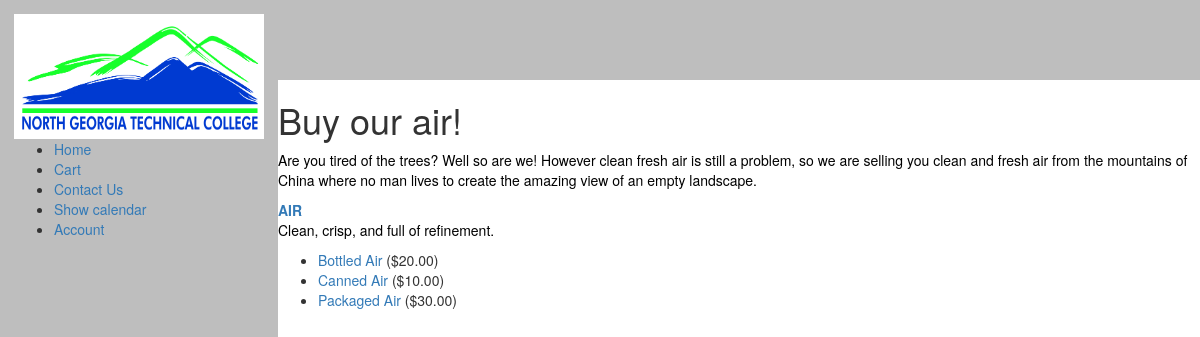
The app's page /home.php?cat_id=1 with its own data.
### tables this page shows
CREATE TABLE `store_categories` (
  `id` int(11) NOT NULL,
  `cat_title` varchar(50) DEFAULT NULL,
  `cat_desc` text DEFAULT NULL
);

CREATE TABLE `store_items` (
  `id` int(11) NOT NULL,
  `cat_id` int(11) NOT NULL,
  `item_title` varchar(75) DEFAULT NULL,
  `item_price` float(8,2) DEFAULT NULL,
  `item_desc` text DEFAULT NULL,
  `item_image` varchar(50) DEFAULT NULL
);

### home.php (the view, shortened to what this page needs)
<?php
$mysqli = mysqli_connect("localhost", "root", "", "test");
$display_block = "<h1>Buy our air!</h1>
<p>Are you tired of the trees? Well so are we! However clean fresh air is still a problem, so we are selling you clean and fresh air from the mountains of China where no man lives to create the amazing view of an empty landscape.</p>";
$get_cats_sql = "SELECT id, cat_title, cat_desc FROM store_categories ORDER BY cat_title";
$get_cats_res =  mysqli_query($mysqli, $get_cats_sql) or die(mysqli_error($mysqli));
if (mysqli_num_rows($get_cats_res) < 1) {
   $display_block = "<p><em>Sorry, no categories to browse.</em></p>";
} else {
   while ($cats = mysqli_fetch_array($get_cats_res)) {
        $cat_id  = $cats['id'];
        $cat_title = strtoupper(stripslashes($cats['cat_title']));
        $cat_desc = stripslashes($cats['cat_desc']);
        $display_block .= "<p><strong><a href=\"".$_SERVER['PHP_SELF']."?cat_id=".$cat_id."\">".$cat_title."</a></strong><br>".$cat_desc."</p>";
        if (isset($_GET['cat_id']) && ($_GET['cat_id'] == $cat_id)) {
  			  $safe_cat_id = mysqli_real_escape_string($mysqli, $_GET['cat_id']);
			   $get_items_sql = "SELECT id, item_title, item_price FROM store_items WHERE cat_id = '".$safe_cat_id."' ORDER BY item_title";
			   $get_items_res = mysqli_query($mysqli, $get_items_sql) or die(mysqli_error($mysqli));
			   if (mysqli_num_rows($get_items_res) < 1) {
               $display_block = "<p><em>Sorry, no items in this category.</em></p>";
            } else {
               $display_block .= "<ul>";
               while ($items = mysqli_fetch_array($get_items_res)) {
                  $item_id  = $items['id'];
                  $item_title = stripslashes($items['item_title']);
                  $item_price = $items['item_price'];
                  $display_block .= "<li><a href=\"showitem.php?item_id=".$item_id."\">".$item_title."</a> (\$".$item_price.")</li>";
                }
				    $display_block .= "</ul>";
			    }
		   }
	 }
}
?>
 <link rel="stylesheet" href="https://maxcdn.bootstrapcdn.com/bootstrap/3.3.7/css/bootstrap.css">
  <html>
  <head>
  </head>
    <nav class="col-1"><img src="NorthGeorgiaTech.jpg" alt"ngtc" style="width:250px;height:125px;"></img>
      <ul>
        <li><a href="home.php">Home</a></li>
             <li><a href="cart.php">Cart</a></li>
             <li><a href="contactus.html">Contact Us</a>
              <li><a href="showcalendar_withevent.php">Show calendar</a></li>
                 <li><a href="login.php">Account</a></li>
      </ul>
    </nav>
    <div class="col-2">
 <header></header>
        <body>
              <?php echo $display_block; ?>
        </body>

### home.php (style rules this page uses)
* { box-sizing: border-box; }
body { display: flex; min-height: 100vh; flex-direction: row; margin: 0; }
.col-1 { background: rgb(190, 190, 190); }
.col-2 { display: flex; flex-direction: column; flex: 5; }
header, footer { background: rgb(190, 190, 190); height: 10vh; }
header, footer, article, nav { padding: 1em; }
p { color:black; }

### records on screen
store_categories: cat_title "AIR", cat_desc "Clean, crisp, and full of refinement."
store_items: item_title "Bottled Air", item_price "20.00"
store_items: item_title "Canned Air", item_price "10.00"
store_items: item_title "Packaged Air", item_price "30.00"
